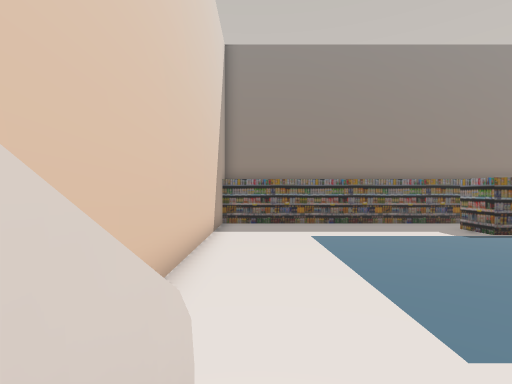
View 1 (above)

24 first-person views from a walk through a scene from a Unity 3-D project. The camera is 1.5 m above the floor, looks level and sees 85° across. The floor is counted in squares, 2 m on a side. Each view is taken from the middle of a square. On the plan, view 1 faces up. The plan holds only what a view shows up to about 10 squares ahead; the rest is blank. The place goes on beyond the plan. The player character is not drawn. Some animated figures are not drawn.

View 2
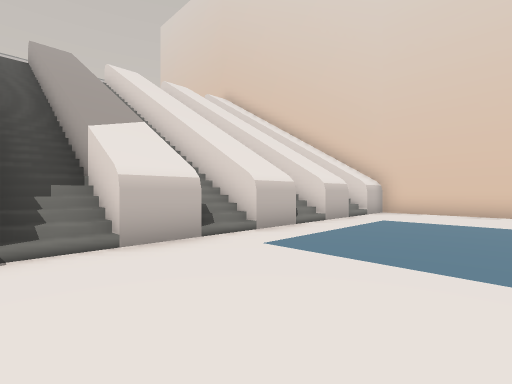

View 3
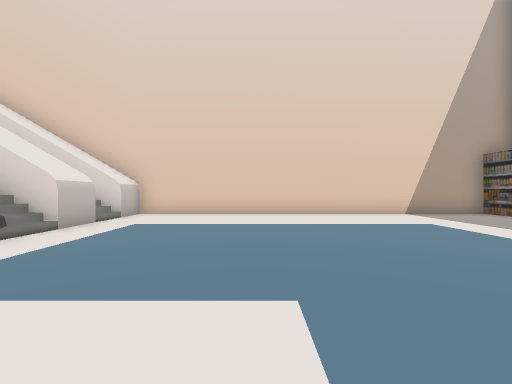

View 4
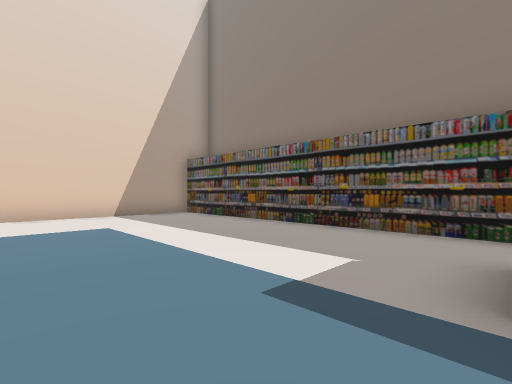

View 5
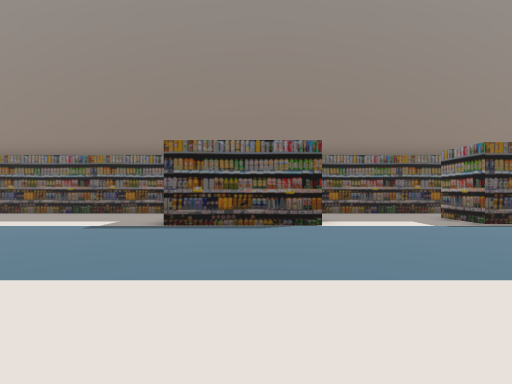

View 6
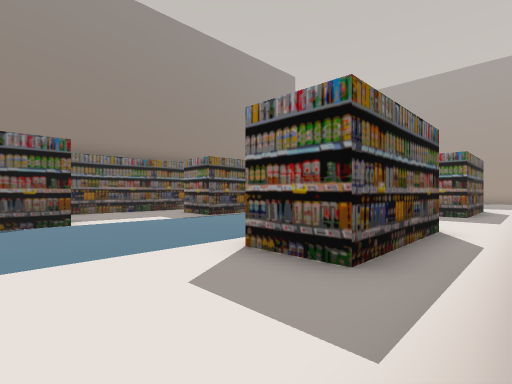

View 7
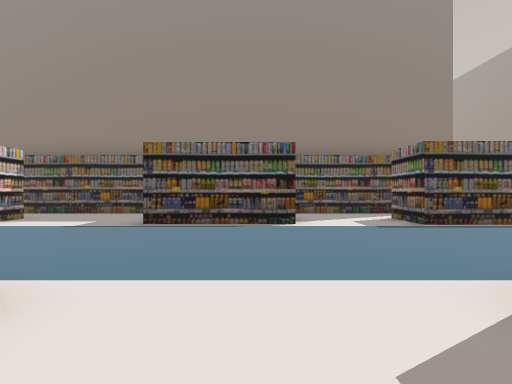

View 8
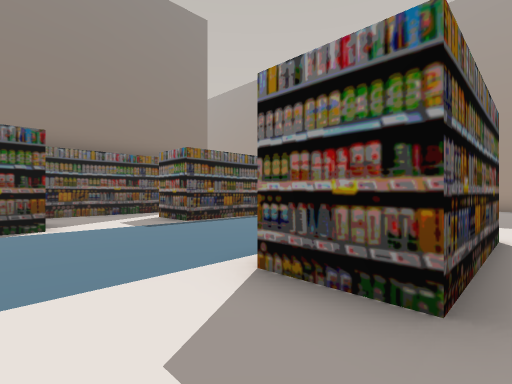

View 9
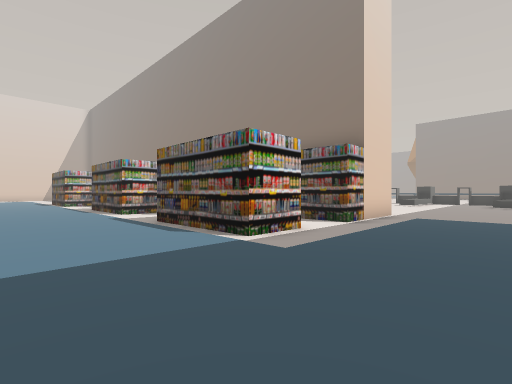

View 10
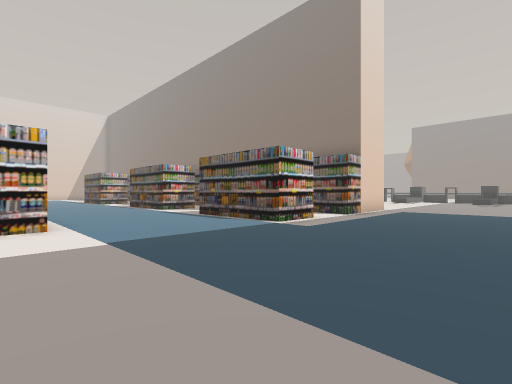

View 11
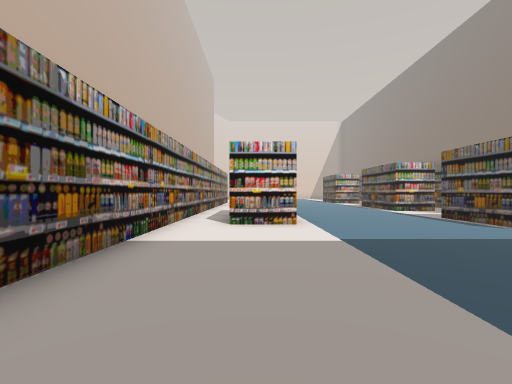

View 12
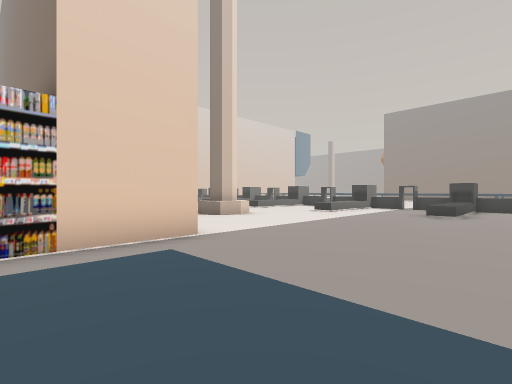

View 13
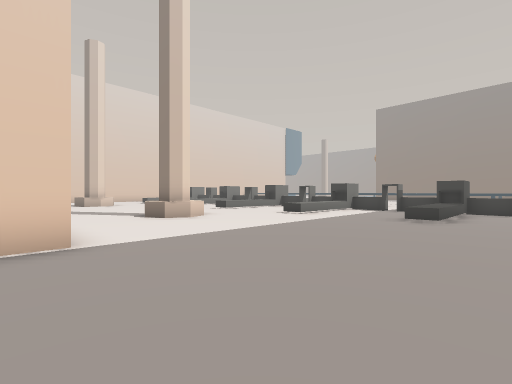

View 14
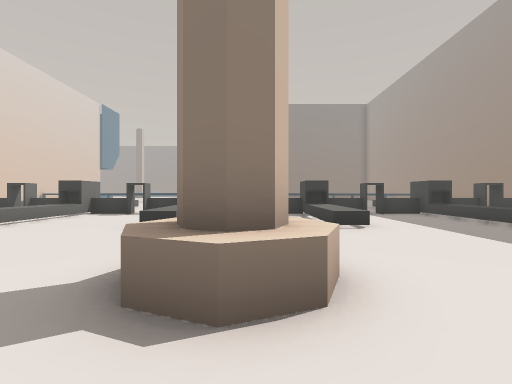

View 15
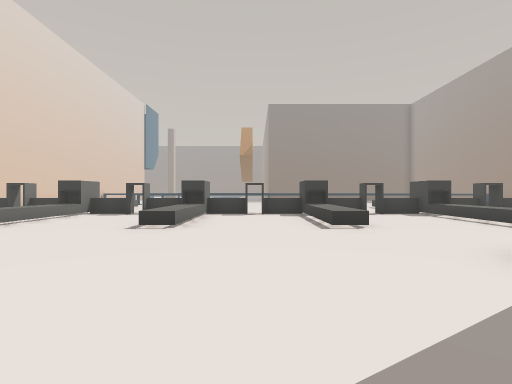

View 16
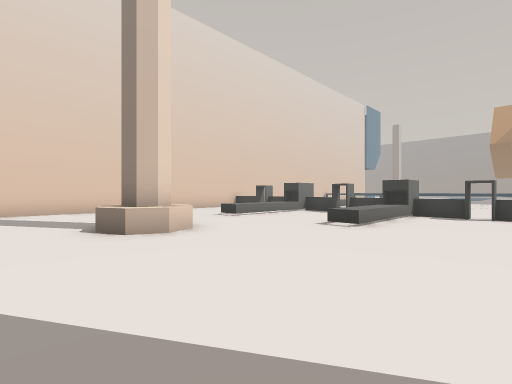

View 17
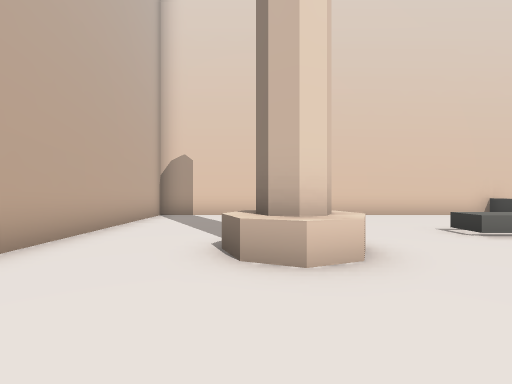

View 18
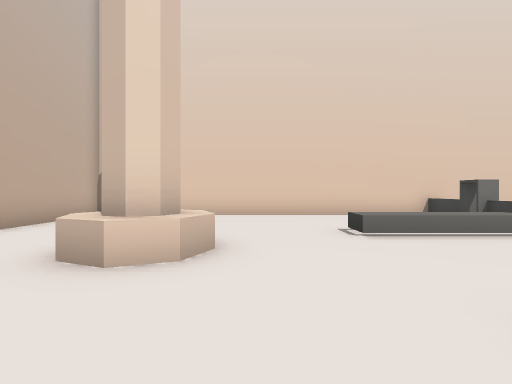

View 19
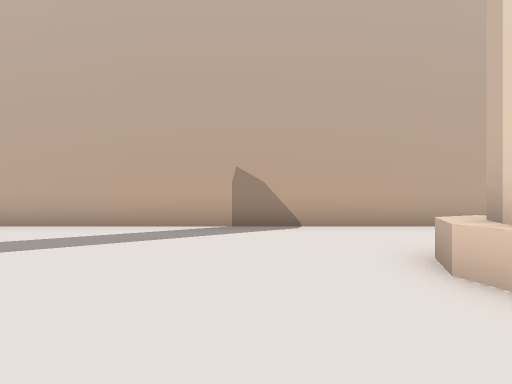

View 20
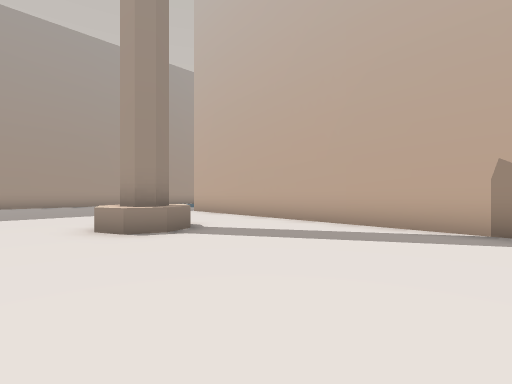

View 21
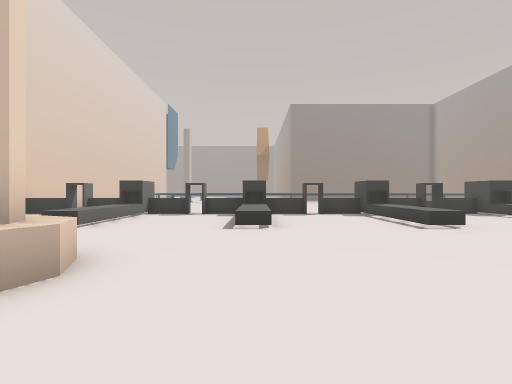

View 22
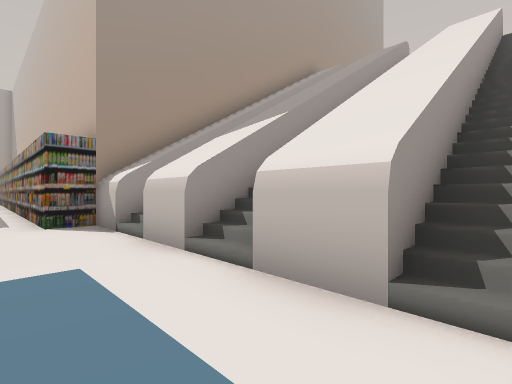

View 23
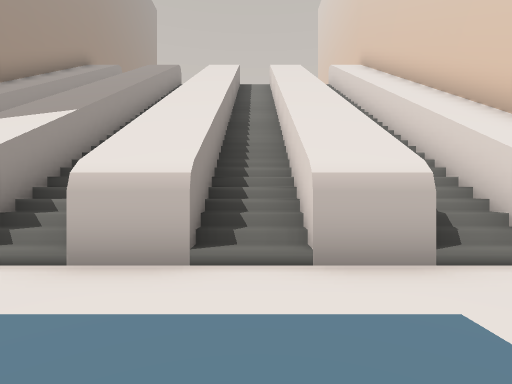

View 24
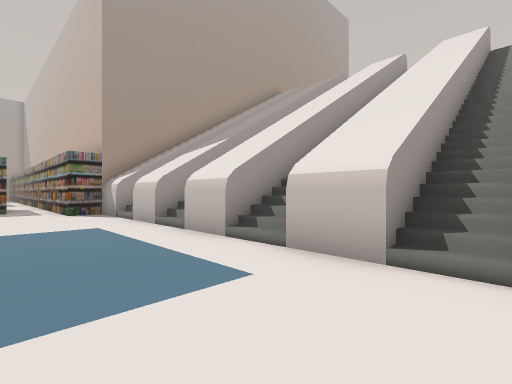

### Floor plan
Key: @ floor where view 1 was taken; # wall or solid block; x gap in a wall; . floor; / step, stairs or slope; = window, fence, low wall or low ledge; ^ raised ledge.
Columns run from 2 left of view 1 to 30 right of it. Each row starts with its distance up from view 1.
 29           #
 28           #
 27           #=x=#=x=#=x=#=x=#=x=#=x
 26           #   #...#...#...#...#.
 25           #   ^...^...^...^...^.
 24           #.. ^...^...^...^...^..
 23           #...^...^...^...^...^..
 22           #......................
 21           #......................
 20           #....#^......^#........
 19           #....#^......^#........
 18           #......................
 17           #......................
 16           ##################.....
 15                            #.....
 14                            #.....
 13 ############################.....
 12 #..........  ......  ....  ......
 11 #.........   #....#   ..#  #.....
 10 #.........####....####..####.....
  9 #................................
  8 #................................
  7 #................................
  6 #................................
  5 #..............#   ...#  #.......
  4 #..............####...####.......
  3 #...............................
  2 #............######   #########
  1 ##/##/##/#/###
  0  #@##/##/#/#
 -1  #/##/##/#/#
 -2  #/##/##/#/#
 -3  #/##/##/#/#
 -4  #/##/##/#/#
 -5  #/##/##/#/#
 -6  #/##/# /#/#
 -7    # /# /#/
 -8    #  #  #/

Positions as (right, up) in squares from view 1, and headings:
1: (0, 0), facing up
2: (9, 5), facing down-left
3: (8, 5), facing left
4: (8, 7), facing up-left
5: (10, 3), facing up
6: (10, 2), facing up-right
7: (18, 3), facing up
8: (18, 3), facing up-right
9: (29, 6), facing up-left
10: (30, 4), facing up-left
11: (30, 4), facing left
12: (30, 13), facing up-left
13: (30, 15), facing up-left
14: (22, 17), facing up
15: (18, 17), facing up
16: (19, 17), facing up-left
17: (17, 19), facing left
18: (17, 21), facing left
19: (16, 22), facing down
20: (16, 22), facing down-right
21: (16, 17), facing up
22: (3, 3), facing down-right
23: (3, 4), facing down
24: (0, 4), facing down-right
